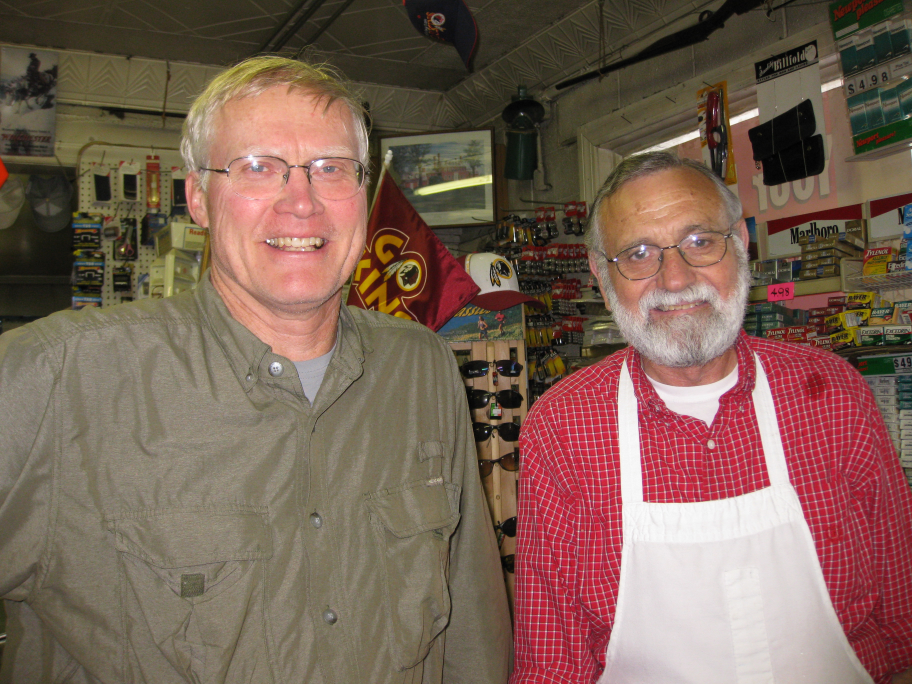
#> input picture images-fullsize/Haupt-1.JPG, 3648 x 2736 px (shown at 1/4 size); its folder holds 4 pictures in this run
$ python resize_images.py   (Python 2 division)   (older library calls are emulated)
#> lines starting #> are read from the running program, lines starting #| are printed output that depends on the picture
import PIL
from PIL import Image


from os import listdir
from os.path import isfile, join

mypath = "../../images-fullsize/"
mypathout = "../images/"

onlyfiles = [f for f in listdir(mypath) if isfile(join(mypath, f))]
basewidth = 271
for f in onlyfiles:
	if ".jpg" in f or "JPG" in f or "jpeg" in f or "JPEG" in f:
		img = Image.open(mypath+f)
#> img is the input picture: PIL image 3648x2736 RGB; mean R, G, B 123.7, 97.8, 85.2
		print img.size[0], img.size[1]
#| 3648 2736
		wpercent = (basewidth / float(img.size[0]))
#> wpercent = 0.0743
		hsize = int((float(img.size[1]) * float(wpercent)))
#> hsize = 203
		img = img.resize((basewidth, hsize), PIL.Image.ANTIALIAS)
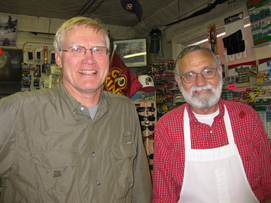
#> img: PIL image 271x203 RGB; mean R, G, B 123.7, 97.8, 85.2
		img.save(mypathout+f)
#> pass 2 of the loop `for f in onlyfiles:`:
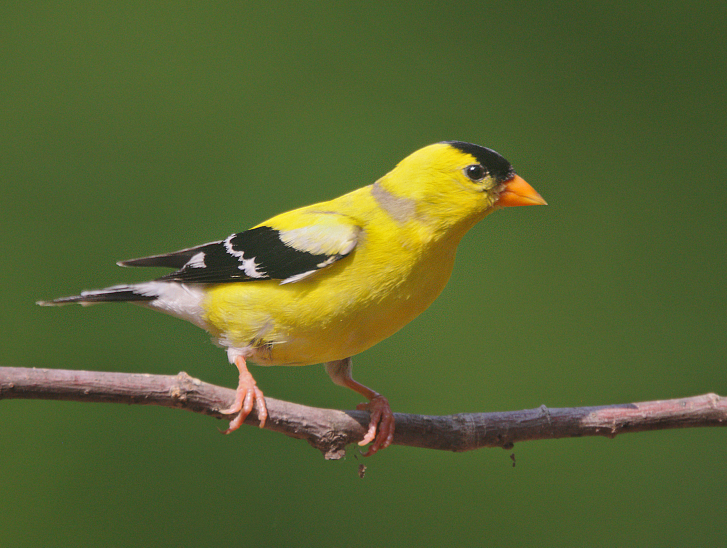
#> input picture images-fullsize/amgo-1.jpg, 1454 x 1095 px (shown at 1/2 size)
#> img is the input picture: PIL image 1454x1095 RGB; mean R, G, B 87.6, 100.1, 49
#| 1454 1095
#> `img = img.resize((basewidth, hsize), PIL.Image.ANTIALIAS)`:
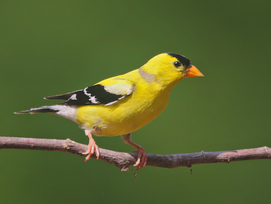
#> img: PIL image 271x204 RGB; mean R, G, B 87.6, 100.1, 49
#> pass 3 of the loop `for f in onlyfiles:`:
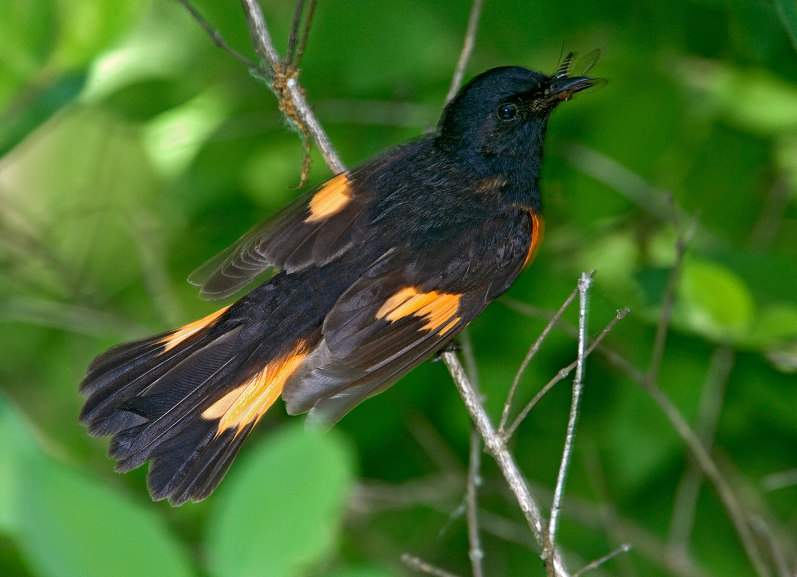
#> input picture images-fullsize/amre-2.jpg, 1594 x 1154 px (shown at 1/2 size)
#> img is the input picture: PIL image 1594x1154 RGB; mean R, G, B 65.1, 105.2, 41.1
#| 1594 1154
#> `img = img.resize((basewidth, hsize), PIL.Image.ANTIALIAS)`:
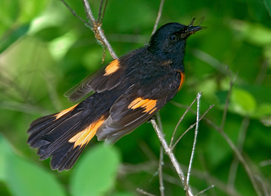
#> img: PIL image 271x196 RGB; mean R, G, B 65.1, 105.2, 41.1
#> the loop made 4 passes; the first 3 are shown
